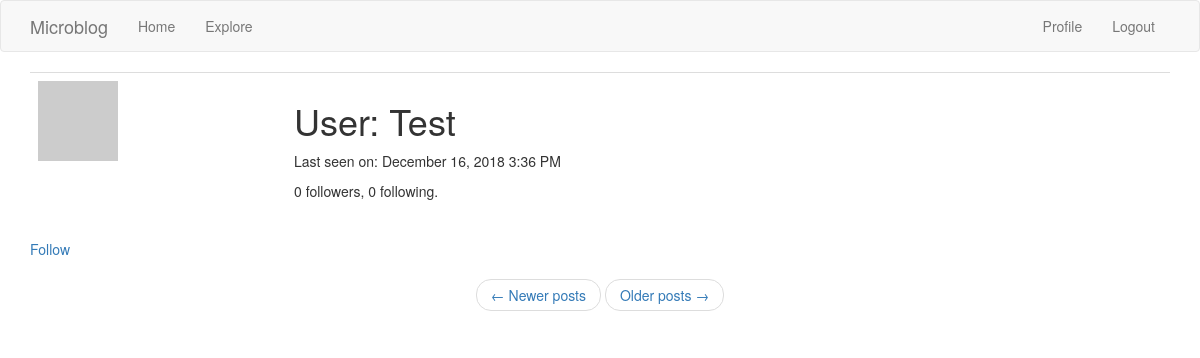
Before: /user/Test (signed in) with the older database file.
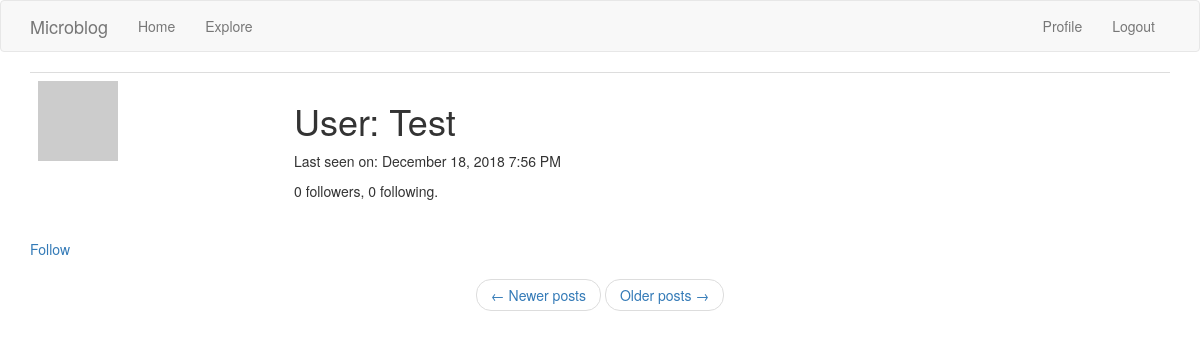
After: the same page with the newer database file.
### app/models.py (models this page shows, shortened)
class User(UserMixin, db.Model):
    id = db.Column(db.Integer, primary_key = True)
    username = db.Column(db.String(64), index = True, unique = True)
    email = db.Column(db.String(120), index = True, unique = True)
    password_hash = db.Column(db.String(128))
    posts = db.relationship('Post', backref='author',lazy='dynamic')
    about_me = db.Column(db.String(140))
    last_seen = db.Column(db.DateTime, default=datetime.utcnow)
    followed = db.relationship(
        'User', secondary=followers,
        primaryjoin=(followers.c.follower_id == id),
        secondaryjoin = (followers.c.followed_id == id),
        backref=db.backref('followers',lazy = 'dynamic'), lazy='dynamic')
    def avatar(self, size):
        digest = md5(self.email.lower().encode('utf-8')).hexdigest()
        return 'https://www.gravatar.com/avatar/{}?d=identicon&s={}'.format(digest,size)
    def is_following(self,user):
        return self.followed.filter(followers.c.followed_id == user.id).count() > 0

### app/routes.py (the view)
@app.route('/user/<username>')
@login_required
def user(username):
    user = User.query.filter_by(username=username).first_or_404()
    page = request.args.get('page',1,type=int)
    posts = user.posts.order_by(Post.timestamp.desc()).paginate(page, app.config['POSTS_PER_PAGE'], False)
    next_url = url_for('user',username=user.username, post=posts.next_num) if posts.has_next else None
    prev_url = url_for('user',username=user.username, post=posts.prev_num) if posts.has_prev else None
    return render_template('user.html', user = user, posts=posts.items, next_url = next_url, prev_url = prev_url)

### app/models.py (called while the page is built)
@login.user_loader
def load_user(id):
    return User.query.get(int(id))

### app/routes.py (called while the page is built)
@app.before_request
def before_request():
    if current_user.is_authenticated:
        current_user.last_seen = datetime.utcnow()
        db.session.commit()

### app/templates/user.html (shortened to what this page needs)
{% extends "base.html" %}
{% block app_content %}
  <table class ="table table-hover">
    <tr>
      <td width="256px"><img src="{{ user.avatar(256) }}"></td>
      <td>
        <h1>User: {{ user.username }}</h1>
        {% if user.last_seen %}<p>Last seen on: {{ moment(user.last_seen).format('LLL') }}</p>{% endif %}
        <p>{{ user.followers.count() }} followers, {{ user.followed.count() }} following.</p>
      </td>
    </tr>
  </table>
  {% if user == current_user %}
  <p><a href="{{url_for('edit_profile')}}">Edit your profile</a></p>
  {% elif not current_user.is_following(user) %}
  <p><a href="{{ url_for('follow', username=user.username) }}">Follow</a></p>
  {% else %}
  <p><a href="{{ url_for('unfollow', username=user.username )}}">Unfollow</a></p>
  {% endif %}
  <nav aria-label="...">
    <ul class="pager">
      <li class="previous{% if not prev_url %}disabled{% endif %}">
        <a href="{{ prev_url or '#' }}">
          <span aria-hidden="true">&larr;</span> Newer posts
        </a>
      </li>
      <li class ="next{% if not next_url %}disabled{% endif %}">
        <a href="{{ next_url or '#' }}">Older posts <span aria-hidden="true">&rarr;</span>
        </a>
      </li>
    </ul>
  </nav>
{% endblock %}

Changed rows visible on the page:
changed User "Test": last_seen "December 16, 2018 3:36 PM" → "December 18, 2018 7:56 PM"
